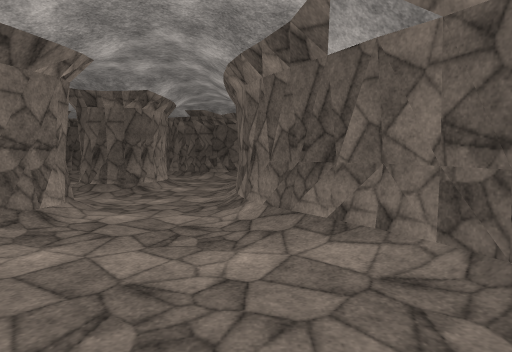
View 1 (above)

20 first-person views from a walk through a scene from a Unity 3-D project. The camera is 1.5 m above the floor, tilts 4° down and sees 75° across. The floor is counted in squares, 1 m on a side. Each view is taken from the middle of a square. On the plan, view 1 faces up. The plan holds only what a view shows up to about 15 squares ahead; the rest is blank. The place goes on beyond the plan. The player character is not drawn. Some surface patterns are stand-ins.

View 2
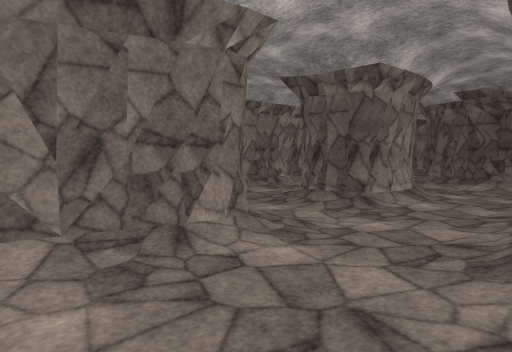

View 3
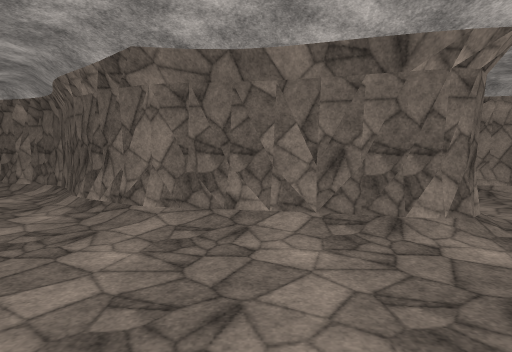

View 4
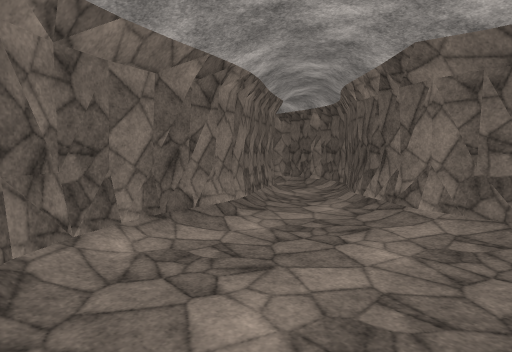

View 5
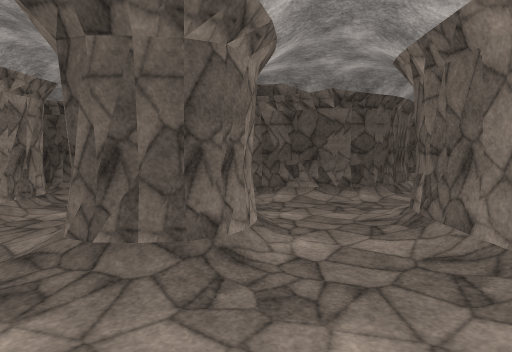

View 6
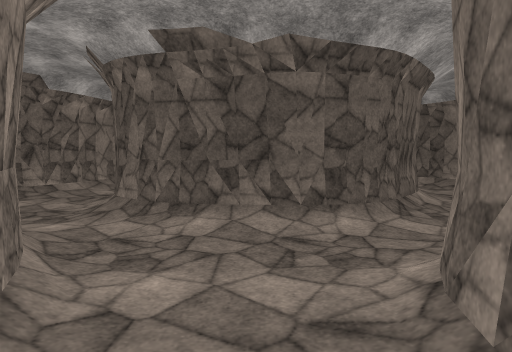

View 7
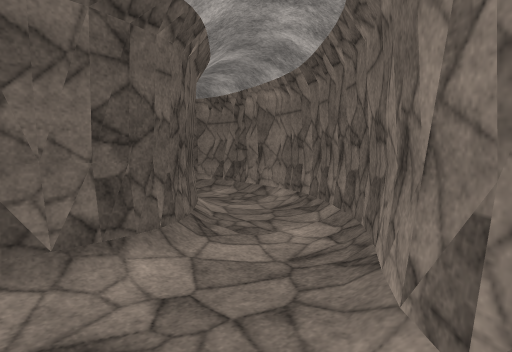

View 8
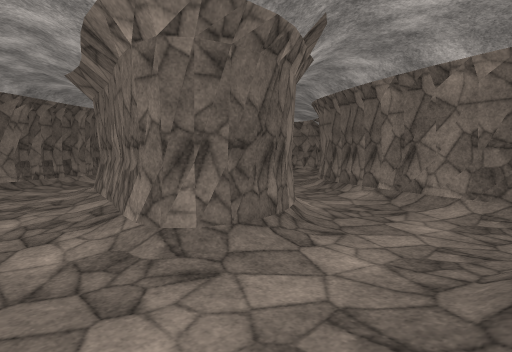

View 9
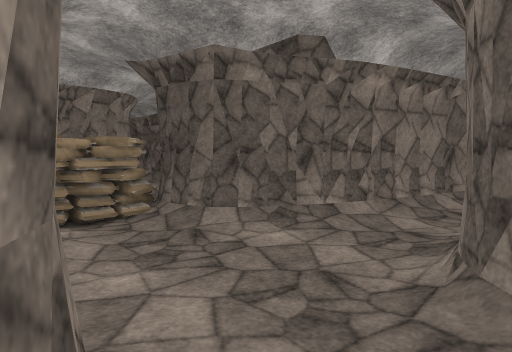

View 10
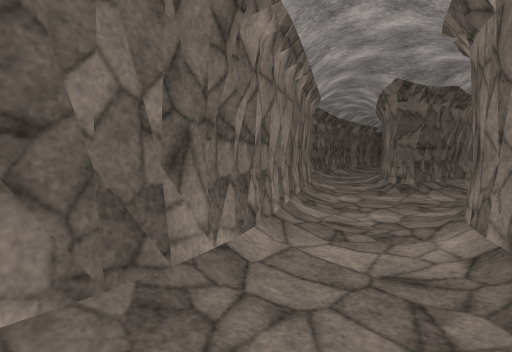

View 11
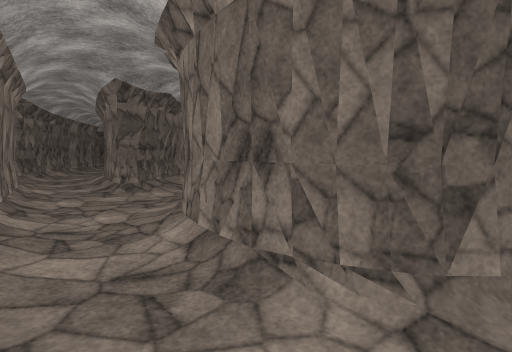

View 12
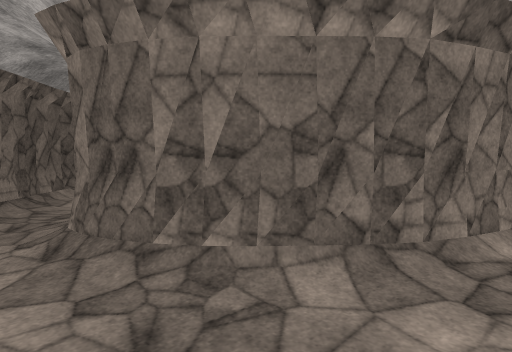

View 13
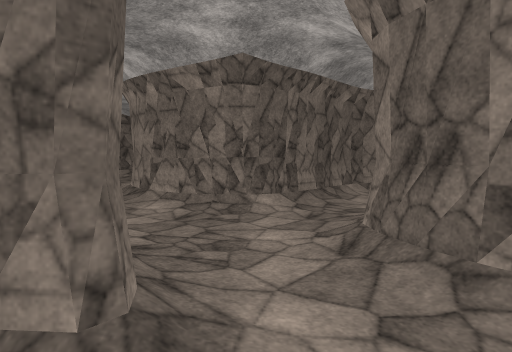

View 14
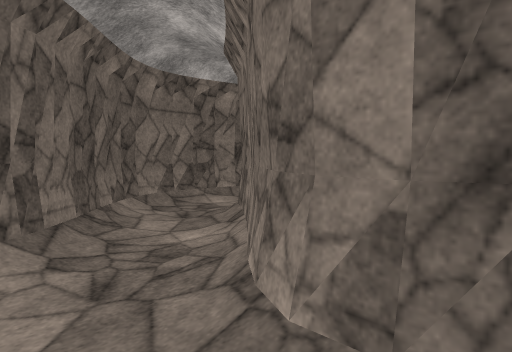

View 15
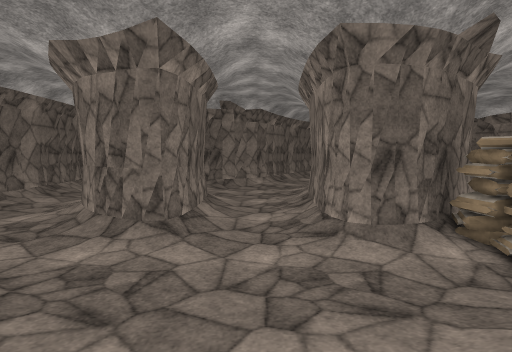

View 16
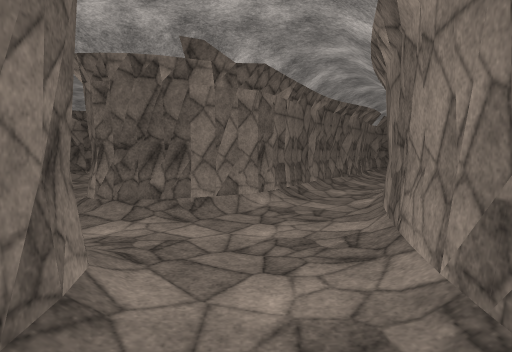

View 17
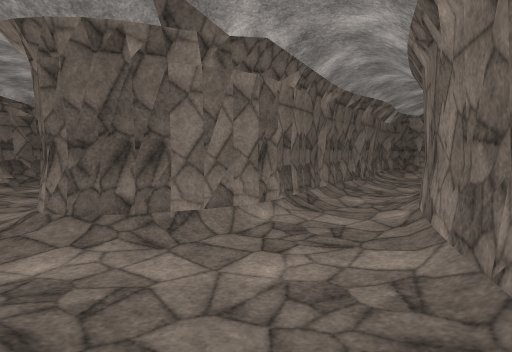

View 18
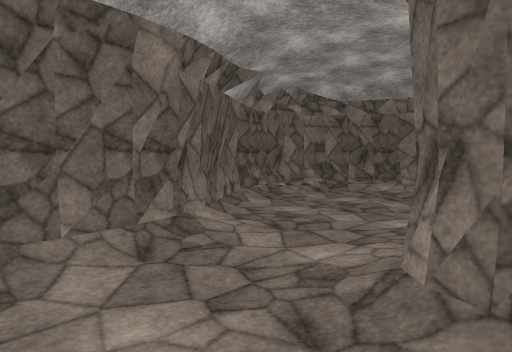

View 19
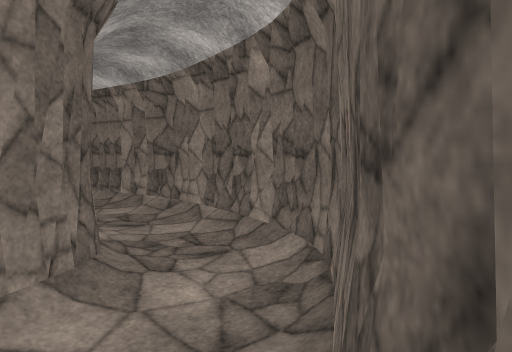

View 20
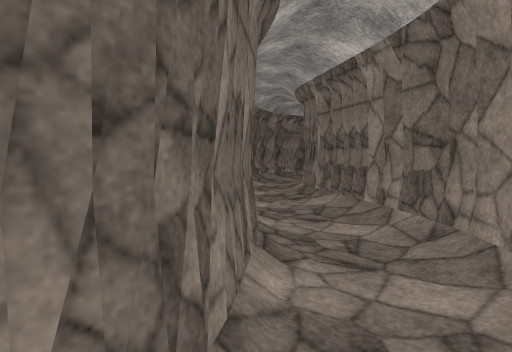

### Floor plan
Key: @ floor where view 1 was taken; # wall or solid block; . floor; / step, stairs or slope.
Columns run from 13 left of view 1 to 7 right of it. Each row starts with its distance up from view 1.
 34       #..###/...#
 33      ##..##/....#
 32      #/.........##
 31      #/........./##
 30      #..../###/../##
 29     ##...### ##/../#
 28     #/../#    ##/..##
 27     #/..##     ###..#
 26    ##..##         ..#
 25    #/..#         /./#
 24   ##...#         /./#
 23 ###/...#       ##..##
 22 #//....##     ##/./#
 21 #.......#######/..##
 20 #........//////..##
 19 ###...//........##
 18   #/./##/...../##
 17   #/./###..../##
 16   #/./####...##
 15   #../#  #../#
 14   #...# ##../#
 13   #...###/../#
 12  ##........./#
 11  #/........./#
 10  #/........./#
  9 ##.../###.../#
  8 #/../## #/...##
  7 #../##  #/.../#
  6 /..##   #.....##
  5 ../#   ##......##
  4 ..##   #/....../#
  3 .##    #/.......#
  2 /#     #........#
  1 ##    ##......./#
  0      ##/.....@.##
 -1     ##/....../##
 -2    ##/..../####
 -3   ##/...####
 -4  ##.../##
 -5  #/./###
 -6  #..##
 -7  #..#
 -8  #..#
 -9  #..#
-10  #..
-11  #..
-12  #/./
-13  ##..
-14   #..

Positions as (right, up) in squares from view 1, and headings:
1: (0, 0), facing up
2: (0, 4), facing up-left
3: (2, 4), facing left
4: (2, 4), facing down-left
5: (-4, 8), facing up
6: (-2, 13), facing up
7: (-2, 16), facing up-right
8: (-2, 13), facing down-left
9: (-5, 18), facing up-left
10: (-9, 21), facing up
11: (-9, 21), facing up-right
12: (-7, 32), facing down-right
13: (-6, 32), facing right
14: (-2, 32), facing down-right
15: (-9, 25), facing down
16: (-9, 17), facing down
17: (-9, 15), facing down
18: (-6, 12), facing down-right
19: (-7, -1), facing down-left
20: (-9, -4), facing down
